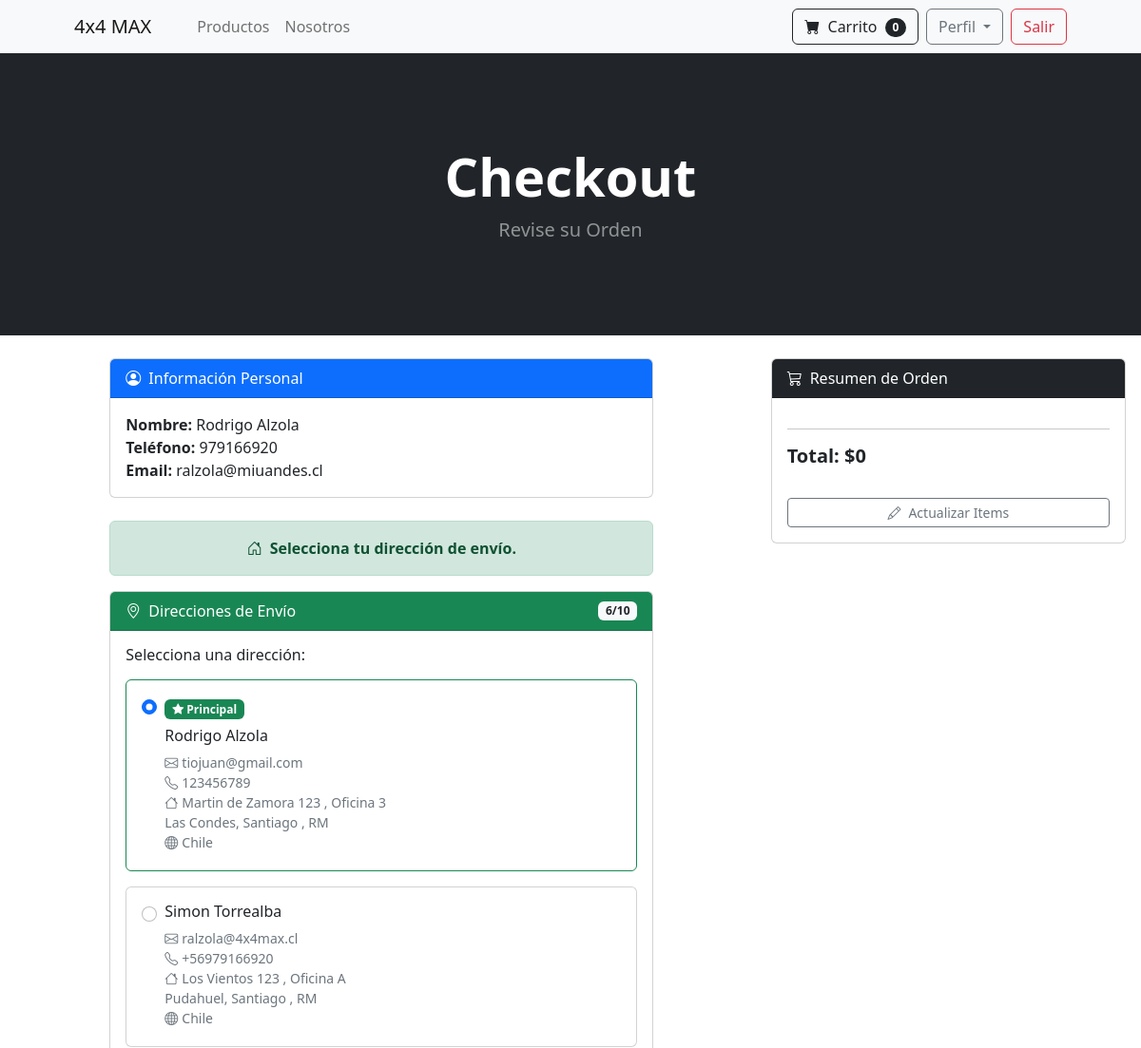
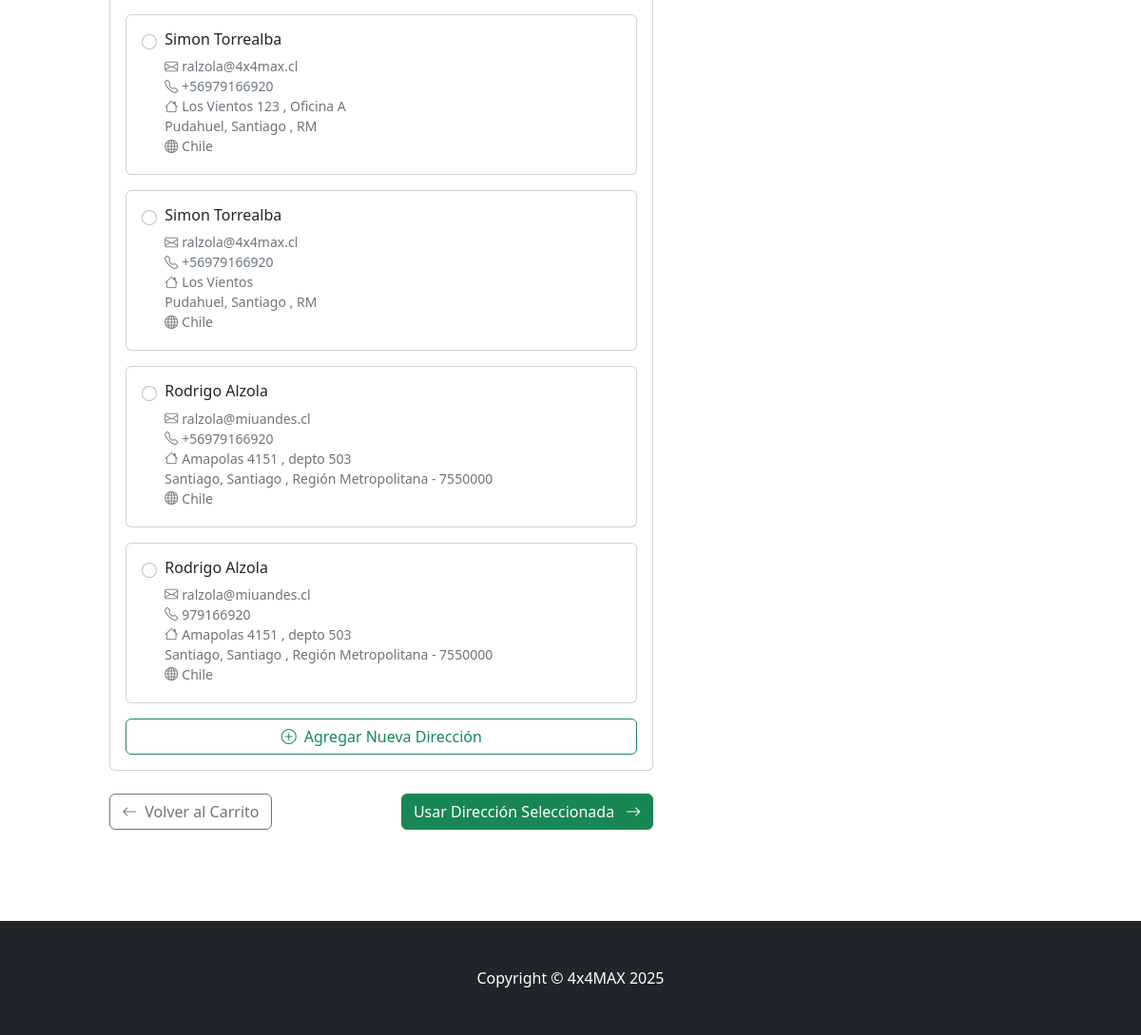
The app's page /payment/checkout (signed in), older data (2 pictures, top to bottom).
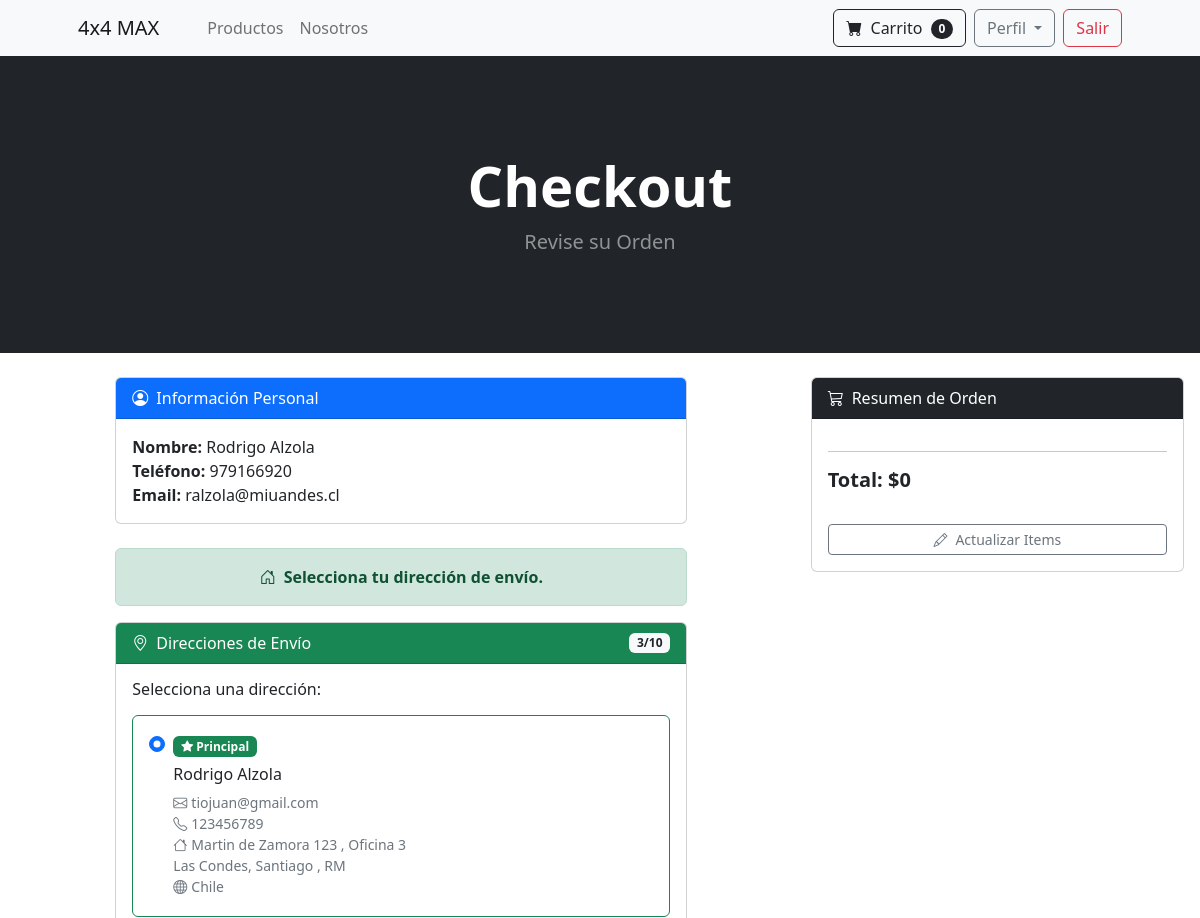
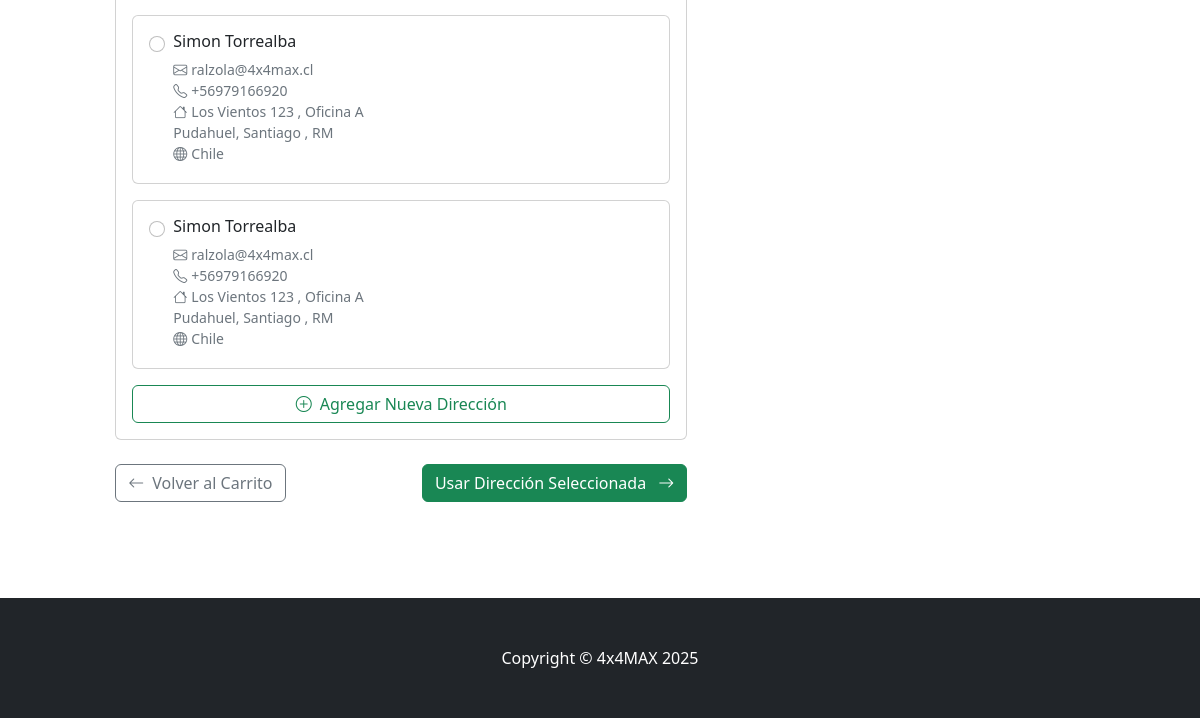
The same page, newer data (2 pictures, top to bottom).
### payment/models.py (models this page shows, shortened)
class ShippingAddress(models.Model):
    user = models.ForeignKey(User, on_delete=models.CASCADE, related_name='shipping_addresses')
    full_name = models.CharField(max_length=255)
    email = models.EmailField(max_length=255)
    phone = models.CharField(max_length=20)
    address1 = models.CharField(max_length=255)
    address2 = models.CharField(max_length=255, blank=True, null=True)
    city = models.CharField(max_length=100)
    commune = models.CharField(max_length=100, blank=True, null=True)
    region = models.CharField(max_length=100)
    zipcode = models.CharField(max_length=20, blank=True, null=True)
    country = models.CharField(max_length=100, default='Chile')
    notes = models.TextField(
        blank=True,
        null=True,
        max_length=300,
        verbose_name='Comentarios adicionales',
        help_text='Ej: "Dejar con conserje", "Timbre no funciona", "Casa blanca con reja negra"'
    )
    is_default = models.BooleanField(default=False)
    created_at = models.DateTimeField(auto_now_add=True)
    class Meta:
        ordering = ['-is_default', '-created_at']
        verbose_name_plural = "Shipping Addresses"

### payment/views.py (the view, shortened to what this page needs)
# urls.py: path('checkout', views.checkout, name='checkout'),
def checkout(request):
    cart = Cart(request)
    cart_products = cart.get_products()
    quantities = cart.get_quants()
    total = cart.cart_total()
    personal_info = None
    guest_user_form = None
    workshop_id = request.POST.get('workshop_id') or request.GET.get('workshop_id')
    shipping_form = None
    is_workshop_shipping = False
    if request.method == 'GET':
        request.session.pop('guest_info', None)
    if request.user.is_authenticated:
        try:
            profile = Profile.objects.get(user=request.user)
            personal_info = {
                'full_name': profile.full_name,
                'phone': profile.phone,
                'email': profile.email,
            }
        except Profile.DoesNotExist:
            personal_info = {
                'full_name': '',
                'phone': '',
                'email': '',
            }
        shipping_addresses = ShippingAddress.objects.filter(user=request.user).order_by('-is_default', '-created_at')
        has_addresses = shipping_addresses.exists()
        can_add_more = shipping_addresses.count() < 10
        if workshop_id:
            try:
                selected_workshop = Workshop.objects.get(id=workshop_id)
                is_workshop_shipping = True
                shipping_data = {
                    'shipping_full_name': selected_workshop.name,
                    'shipping_phone': '',
                    'shipping_email': '',
                    'shipping_address1': selected_workshop.address1,
                    'shipping_address2': selected_workshop.address2,
                    'shipping_city': selected_workshop.city,
                    'shipping_state': selected_workshop.state,
                    'shipping_commune': selected_workshop.commune,
                    'shipping_zipcode': selected_workshop.zipcode,
                    'shipping_country': selected_workshop.country,
                }
                shipping_form = ShippingForm(initial=shipping_data)
                if request.method == 'POST':
                    shipping_info = shipping_data
                    billing_form = PaymentForm()
                    request.session['personal_info'] = personal_info
                    request.session['shipping_info'] = shipping_info
                    request.session['workshop_id'] = workshop_id
                    return render(request, "payment/billing_info.html", {
                        "cart_products": cart_products,
                        "quantities": quantities,
                        "total": total,
                        "shipping_info": shipping_info,
                        "personal_info": personal_info,
                        "billing_form": billing_form
                    })
            except Workshop.DoesNotExist:
                shipping_form = ShippingForm()
        else:
            is_workshop_shipping = False
            shipping_form = ShippingForm()
    return render(request, "payment/checkout.html", {
        "cart_products": cart_products,
        "quantities": quantities,
        "total": total,
        "shipping_form": shipping_form,
        "personal_info": personal_info,
        "is_workshop_shipping": is_workshop_shipping,
        "guest_user_form": guest_user_form,
        "workshop_id": workshop_id,
        "shipping_addresses": shipping_addresses if request.user.is_authenticated else [],
        "has_addresses": has_addresses if request.user.is_authenticated else False,
        "can_add_more": can_add_more if request.user.is_authenticated else False,
    })

### cart/cart.py (called while the page is built, shortened)
    def __len__(self):
        return len(self.cart)

    def get_products(self):
        product_ids = self.cart.keys()
        products = Product.objects.filter(id__in=product_ids)
        return products

    def get_quants(self):
        quantities = {}
        for product_id, value in self.cart.items():
            if isinstance(value, dict):
                quantities[product_id] = value['quantity']
            else:
                quantities[product_id] = value
        return quantities

    def cart_total(self):
        product_ids = self.cart.keys()
        products = Product.objects.filter(id__in=product_ids)
        quantities = self.get_quants()  # Usar get_quants() para compatibilidad
        total = 0
        return total

### cart/context_processor.py (called while the page is built)
def cart(request):
    return {'cart': Cart(request)}

### store/templatetags/custom_filters.py (called while the page is built)
@register.filter
def currency_format(value):
    try:
        value = float(value)
        value = int(value)
        return f"{value:,}".replace(',', '.')
    except (ValueError, TypeError):
        return value

### payment/templates/payment/checkout.html (shortened to what the changed rows need)
{% extends 'base.html' %}
{% load custom_filters %}
{% block content %}
<header class="bg-dark py-5">
  <div class="container-fluid px-3 my-5">
    <div class="text-center text-white">
      <h1 class="display-4 fw-bolder">Checkout</h1>
    </div>
  </div>
</header>
<br/>
<div class="container-fluid px-3">
  <div class="row justify-content-between">
    <div class="col-lg-6 mx-auto">
      {% if user.is_authenticated %}
        {% if is_workshop_shipping %}
          <form method="POST" action="{% url 'checkout' %}">
            {% csrf_token %}
            <input type="hidden" name="workshop_id" value="{{ workshop_id }}">
            <div class="card mb-4">
              <div class="card-header bg-info text-white">
                <i class="bi bi-geo-alt me-2"></i>Dirección del Taller
              </div>
              <div class="card-body">
                <div class="mb-1"><strong>Taller:</strong> {{ shipping_form.shipping_full_name.value }}</div>
                <div class="mb-1"><strong>Dirección:</strong> {{ shipping_form.shipping_address1.value }}</div>
                <div class="mb-1"><strong>Ciudad:</strong> {{ shipping_form.shipping_city.value }}</div>
                <div class="mb-1"><strong>Region:</strong> {{ shipping_form.shipping_state.value }}</div>
                <div class="mb-1"><strong>Comuna:</strong> {{ shipping_form.shipping_commune.value }}</div>
                <div class="mb-1"><strong>Código Postal:</strong> {{ shipping_form.shipping_zipcode.value }}</div>
              </div>
            </div>
            <div class="d-flex justify-content-between">
              <a href="{% url 'workshop' %}" class="btn btn-outline-secondary">
                <i class="bi bi-arrow-left me-2"></i>Volver a Talleres
              </a>
              <button type="submit" class="btn btn-danger">
                Continuar <i class="bi bi-arrow-right ms-2"></i>
              </button>
            </div>
          </form>
        {% else %}
          <div class="card mb-4">
            <div class="card-header bg-success text-white d-flex justify-content-between align-items-center">
              <span><i class="bi bi-geo-alt me-2"></i>Direcciones de Envío</span>
              {% if has_addresses %}
                <span class="badge bg-light text-dark">{{ shipping_addresses.count }}/10</span>
              {% endif %}
            </div>
            <div class="card-body">
              {% if has_addresses %}
                {% for address in shipping_addresses %}
                  <div class="card mb-3 {% if address.is_default %}border-success{% endif %}">
                    <div class="card-body">
                      <div class="form-check">
                        <input
                          class="form-check-input"
                          type="radio"
                          name="selected_address"
                          id="address_{{ address.id }}"
                          value="{{ address.id }}"
                          {% if address.is_default %}checked{% endif %}
                        >
                        <label class="form-check-label w-100" for="address_{{ address.id }}">
                          {% if address.is_default %}
                            <span class="badge bg-success mb-2">
                              <i class="bi bi-star-fill"></i> Principal
                            </span>
                          {% endif %}
                          <h6 class="mb-2">{{ address.full_name }}</h6>
                          <p class="mb-0 text-muted small">
                            <i class="bi bi-envelope me-1"></i>{{ address.email }}<br>
                            <i class="bi bi-telephone me-1"></i>{{ address.phone }}<br>
                            <i class="bi bi-house me-1"></i>{{ address.address1 }}
                            {% if address.address2 %}, {{ address.address2 }}{% endif %}<br>
                            {{ address.commune }}, {{ address.city }}
                            {% if address.region %}, {{ address.region }}{% endif %}
                            {% if address.zipcode %} - {{ address.zipcode }}{% endif %}<br>
                            <i class="bi bi-globe me-1"></i>{{ address.country }}
                          </p>
                        </label>
                      </div>
                    </div>
                  </div>
                {% endfor %}
              {% endif %}
            </div>
          </div>
        {% endif %}
      {% endif %}
      <br><br>
    </div>
  </div>
</div>
<br/><br/>
{% endblock %}

Row changes from the older to the newer data that the page shows:
removed ShippingAddress: is_default "☐ Simon Torrealba ralzola@4x4ma", full_name "Simon Torrealba", email "ralzola@4x4max.cl", phone "+56979166920", address1 "Los Vientos", commune "Pudahuel", city "Santiago", region "RM", country "Chile"
removed ShippingAddress: is_default "☐ Rodrigo Alzola ralzola@miuand", full_name "Rodrigo Alzola", email "ralzola@miuandes.cl", phone "+56979166920", address1 "Amapolas 4151", address2 "depto 503", commune "Santiago", city "Santiago", region "Región Metropolitana", zipcode "7550000", country "Chile"
removed ShippingAddress: is_default "☐ Rodrigo Alzola ralzola@miuand", full_name "Rodrigo Alzola", email "ralzola@miuandes.cl", phone "979166920", address1 "Amapolas 4151", address2 "depto 503", commune "Santiago", city "Santiago", region "Región Metropolitana", zipcode "7550000", country "Chile"
Text that changed along with them:
{{ shipping_addresses.count }}: "6" → "3"
